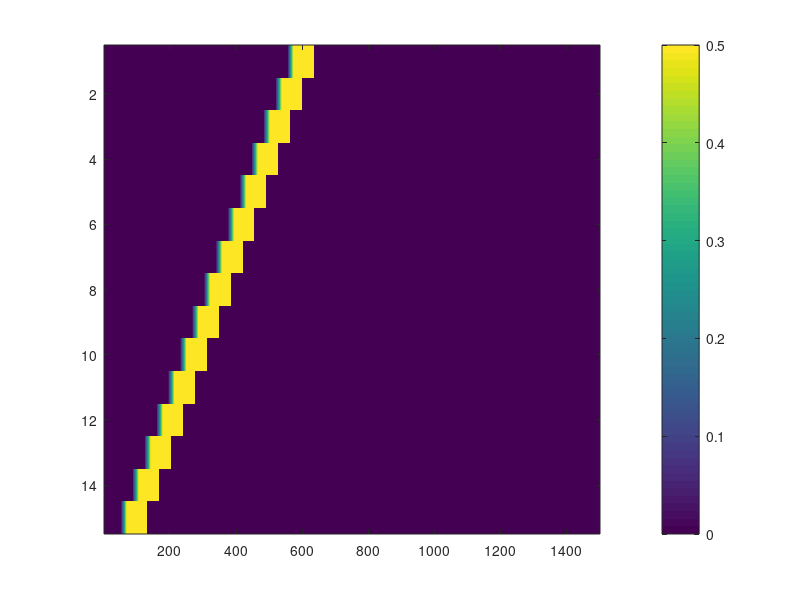

Recreate this plot in MATLAB. (Note: this script raises an error after producing the figure.)
%% Sample Standalone CA3 Pattern Learning Code
% Simulates a learning and test phase for ripple activity in CA3 region
% under varying input waveform conditions
% LKW 4/24/21

%clearvars
%close all

%1 = FR IMA; 2 = DR IMA; 3 = FR IP; 4 = DR IP; 6 = BR IMA; 7 = BR IP
rampTypeFlag        = 1; disp(['Ramp Type ', num2str(rampTypeFlag)]);

cueN                = 1;            %Node index for cue
N                   = 15;           %# Nodes
Ww                  = 0.031;        %Baseline Pyr-Pyr weight strength
Hh                  = 0.05;         %Baseline Weight strength IN-Pyr
Wh                  = 0.05;         %Baseline Weight strength Pyr-IN
HAuto               = 0.003;        %Baseline Weight IN-IN
% tha                 = linspace(2,6,N);
tha                 = 4*ones(1,N);  %Activation Threshold Pyr
% thh                 = linspace(8,4);
thh                 = 4*ones(1,N);  %Activation Threshold IN
eta1                = 0.01;         %Pyr Decay constant
eta2                = 0.01;         %IN Decay constant
T                   = 1500;         %Time steps, must be even
Iexcit1             = 0.5;          %Learn phase afferent input
Iexcit2             = 1;            %Test phase afferent input
achLearn            = 0.10;         %Ach state during learn phase; 0 = high Ach; 1 = low Ach
achTest             = 1;            %Ach state during test phase
e1                  = 0.01;         %Learning Decay Pre synaptic
e2                  = 0.01;         %Learning Decay Post synaptic
e3                  = 0.001;        %Learning rate constant
onsetDelay          = 50;           %Wait time for each new pattern element to arise
learnDur            = 80;           %Duration (ms) of learn pulses
learnOL             = 44;           %Overlap (ms) of learn pattern elements
testDur             = 20;           %Duration (ms) of test cue pulse
rampPerc            = 0.25;         %Percentage of ramp
rampLen1            = round(learnDur*rampPerc);  %Duration ramp length learn phase
rampLen2            = round(testDur*rampPerc);                  %Duration ramp length test phase
AIn1                = zeros(N,T);   %Learn phase afferent input
AIn2                = zeros(N,T);   %Test phase
AIn2(cueN,onsetDelay:onsetDelay+testDur) = Iexcit2;  %Sq Pulse cue test phase
squarea             = Iexcit1*learnDur;     %Area under the square pulse

%Build Stimulation Protocols Based on RampTypeFlag
for i = 1:N
    tmpStart                                    = onsetDelay+1+(i-1)*(learnDur)-(i-1)*(learnOL);
    tmpEnd                                      = tmpStart+learnDur;
    if rampTypeFlag == 1                        %FRC
        AIn1(i,tmpStart:tmpEnd)                 = Iexcit1;
        AIn1(i,tmpStart:tmpStart+rampLen1-1)    = linspace(0,Iexcit1,rampLen1);
    elseif rampTypeFlag == 2                    %DRC
        AIn1(i,tmpStart:tmpEnd)                 = Iexcit1;
        AIn1(i,tmpStart:tmpStart+rampLen1-1)    = linspace(0,Iexcit1,rampLen1);
        AIn1(i,tmpEnd-rampLen1+1:tmpEnd)        = linspace(Iexcit1,0,rampLen1);
    elseif rampTypeFlag == 6
        AIn1(i,tmpStart:tmpEnd)                 = Iexcit1;
        AIn1(i,tmpEnd-rampLen1+1:tmpEnd)        = linspace(Iexcit1,0,rampLen1);
    end
    if rampTypeFlag == 3                        %FRP
        maxI                                    = squarea/(rampLen1/2 + learnDur - rampLen1);  %Calculate Single Ramp Current Max for constant AUC
        AIn1(i,tmpStart:tmpEnd)                 = maxI;
        AIn1(i,tmpStart:tmpStart+rampLen1-1)    = linspace(0,maxI,rampLen1);   %Front Ramp
    elseif rampTypeFlag == 4                    %DRP
        maxI                                    = squarea/(learnDur - rampLen1); %Calculate Double Ramp Current Max for constant AUC
        AIn1(i,tmpStart:tmpEnd)                 = maxI;
        AIn1(i,tmpStart:tmpStart+rampLen1-1)    = linspace(0,maxI,rampLen1);   %Front Ramp
        AIn1(i,tmpEnd-rampLen1+1:tmpEnd)        = linspace(maxI,0,rampLen1);   %Rear ramp
    elseif rampTypeFlag == 7                    %BRP
        maxI                                    = squarea/(rampLen1/2 + learnDur - rampLen1);
        AIn1(i,tmpStart:tmpEnd)                 = maxI;
        AIn1(i,tmpEnd-rampLen1+1:tmpEnd)        = linspace(maxI,0,rampLen1);   %Rear ramp
    end
end

W  = zeros(N,N,T);    %Init wt mat
% W = rand(N,N).*Ww;          %All rand wt mat
AH = zeros(N,N);    %Wt mat of a to h (feedforward activation of IN)
H  = zeros(N,N);    %Weight of h to a (feedback inhibition)

% % Pre-learn wt figure for manuscript
% figure; aac = gca; %set(gcf, 'Units', 'Normalized', 'OuterPosition', [0.2, 0.2, 0.3, 0.5]); hold on;
% imagesc(flipud(W(:,:,1))); axis square; wcb = colorbar; wcb.Label.String = "Weight Strength";
% xlabel("Post-Synaptic CA3"); ylabel("Pre-Synaptic CA3")
% aac.YTick = 1:7:15; yticklabels(linspace(15,1,3));
% aac.XTick = 1:7:15; xticklabels(linspace(1,15,3));
% title("Learn Phase Start Network State")
% set(gca,'fontname','times','FontSize',24)

for i = 1:N         %Build weight mats
    H(i,i)  = Hh;   %Direct feedback IN to Pyr
    AH(i,i) = Wh;   %Direct excitation pyr to IN
end

%Initialize activity vectors for learn/test phases
aLearn = zeros(N,T);
hLearn = zeros(N,T);
aTest  = zeros(N,T);
hTest  = zeros(N,T);

%% Run learn block

for t=1:T
    %Neuron Activity
    for j = 1:N
        if (aLearn(j,t)   - tha(j)) > 0; aaLearn(j)   = aLearn(j,t)   - tha(j); else aaLearn(j)   = 0; end %Threshold activity over 'tha' to 0
        if (hLearn(j,t)   - thh(j)) > 0; hhLearn(j)   = hLearn(j,t)   - thh(j); else hhLearn(j)   = 0; end %Threshold activity over 'thh' to 0
    end
    
    daLearn = AIn1(:,t) + achLearn.*(aaLearn*W(:,:,t))' - (hhLearn*H)' - eta1.*aLearn(:,t); %change in a = Input A(t) + Weight*thesholded activity (a) - Weight*thesholded activity (h) - decay*activity (a)
    dhLearn = (aaLearn*AH)' - HAuto.*hhLearn' - eta2.*hLearn(:,t);          %change in h = Weight*thresholded activity (a) - decay*activity (h)

    aLearn(:,t+1) = aLearn(:,t)+daLearn; %Update next time point of a
    hLearn(:,t+1) = hLearn(:,t)+dhLearn; %Update next h time point
    
    %Weight Update
    dW = e3.*(1-achLearn).*(Ww-W(:,:,t)).*(aaLearn).*(aaLearn');           %Use shunt to impose arbitrary ceiling of Ww

    W(:,:,t+1) = W(:,:,t)+dW;   %Update next Weight time point
end

%% Plot Learn

set(0,'DefaultLineLineWidth',2)
cPyr = autumn(N);
cIN  = jet(N);
cAIn = gray(N+2);

% Plot learn afferent input
figure; aaa = gca;
imagesc(flipud(AIn1));
% title('Afferent Input Pattern');
acb = colorbar; 
aaa.YTick = 1:7:15; yticklabels(linspace(15,1,3));
set(gca,'fontname','times','FontSize',24)

% % Plot learn activity
% figure; set(gcf, 'Units', 'Normalized', 'OuterPosition', [0.1, 0.1, 0.5, 0.4]); hold on;
% for i = 1:N
%     plot(aLearn(i,:), 'Color', cPyr(i,:));
%     plot(AIn1(i,:)*5, 'Color', cAIn(i,:));
% end
% xlabel('Time (ms)'); ylabel('Activation'); 
% if rampTypeFlag == 1 && rampPerc == 0
%     legend('Square','Input A Learn','location','southeast')
% elseif rampTypeFlag == 1
%     legend('FR, IMA','location','southeast')
% elseif rampTypeFlag == 2
%     legend('DR, IMA','location','southeast')
% elseif rampTypeFlag == 3
%     legend('FR, IP','location','southeast')
% elseif rampTypeFlag == 4
%     legend('DR, IP','location','southeast')
% elseif rampTypeFlag == 6
%     legend('BR, IMA','location','southeast')
% elseif rampTypeFlag == 7
%     legend('BR, IP','location','southeast')
% end
% % title('Learn Phase')
% set(gca,'fontname','times','FontSize',24);

% Plot Post Learn Weights
figure; aaw = gca; %set(gcf, 'Units', 'Normalized', 'OuterPosition', [0.2, 0.2, 0.3, 0.5]); hold on;
imagesc(flipud(W(:,:,end))); axis square; wcb = colorbar; 
%     xlabel("Post-Synaptic CA3"); ylabel("Pre-Synaptic CA3")
%     wcb.Label.String = "Weight Strength";
aaw.YTick = 1:7:15; yticklabels(linspace(15,1,3));
aaw.XTick = 1:7:15; xticklabels(linspace(1,15,3));
% title("Learn Phase Final Network State")
set(gca,'fontname','times','FontSize',24)

W(:,:,1) = W(:,:,end);       %Set starting time point to learn mat for test phase

%% Run test block

for t=1:T
    %Neuron Activity
    for j = 1:N
        if (aTest(j,t)   - tha(j)) > 0; aaTest(j)   = aTest(j,t)   - tha(j); else aaTest(j)   = 0; end %Threshold activity over 'tha' to 0
        if (hTest(j,t)   - thh(j)) > 0; hhTest(j)   = hTest(j,t)   - thh(j); else hhTest(j)   = 0; end %Threshold activity over 'thh' to 0
    end
    daTest = AIn2(:,t) + achTest.*(aaTest*W(:,:,t))' - (hhTest* H)' - eta1.*aTest(:,t); %change in a = Input A(t) + Weight*thesholded activity (a) - Weight*thesholded activity (h) - decay*activity (a)
    dhTest = (aaTest*AH)' - HAuto.*hhTest' - eta2.*hTest(:,t);          %change in h = Weight*thresholded activity (a) - decay*activity (h)

    aTest(:,t+1) = aTest(:,t)+daTest; %Update next time point of a
    hTest(:,t+1) = hTest(:,t)+dhTest; %Update next h time point
    
    %Weight Update (suppressed by Ach state)
    dW = e3.*(1-achTest).*(Ww-W(:,:,t)).*(aaTest).*(aaTest');           %Use shunt to impose arbitrary ceiling of Ww

    W(:,:,t+1) = W(:,:,t)+dW;   %Update next Weight time point
end

%% Calculate Peaks and Locs of threshold crossing
pksT = zeros(N,1); locsT = zeros(N,1);
actThresh = 10*ones(N,1);
for  i = 1:N
    [pksTmp,locsTmp] = findpeaks(aTest(i,:));
    if ~isempty(locsTmp); pksT(i) = pksTmp(1); locsT(i) = locsTmp(1); end
end
ttt = [];
for j = 1:numel(pksT)     %For each peak in the sim
    indtmp = find(aTest(j,:)>actThresh(j),1);
    if ~isempty(indtmp)
        ttt = [ttt,indtmp];
    end
end
    
%% Plot Test options

% % Test Phase Afferent input figure for manuscript
% figure; aaa = gca;
% imagesc(flipud(AIn2));
% xlabel('Time (ms)'); ylabel('Node #'); title('Afferent Input Pattern');
% aaa.YTick = 1:7:15; yticklabels(linspace(15,1,3));
% acb = colorbar; acb.Label.String = "Afferent Strength";
% set(gca,'fontname','times','FontSize',20)
% breakxaxis([250 1250],0.03);

aat = figure; set(gcf, 'Units', 'Normalized', 'OuterPosition', [0.1, 0.1, 0.5, 0.35]);
% subplot(2,1,1)
for i = 1:N
    plot(aTest(i,:),'Color',cPyr(i,:)); hold on;
    plot(AIn2(i,:)*5, 'Color', cAIn(i,:));
end
plot([0,T-1],[10,10],'k--','LineWidth',1)
scatter(ttt,ttt*0+10,'^','k','filled');
% xlabel('Time (ms)'); ylabel('Activation'); 
if rampTypeFlag == 1 && rampPerc == 0
    legend('Square Pyramidal','Test Cue','location','southeast')
elseif rampTypeFlag == 1
    legend('FR IMA Pyramidal','location','southeast')
elseif rampTypeFlag == 2
    legend('DR IMA Pyramidal','location','southeast')
elseif rampTypeFlag == 3
    legend('FR IP Pyramidal','location','southeast')
elseif rampTypeFlag == 4
    legend('DR IP Pyramidal','location','southeast')
elseif rampTypeFlag == 6
    legend('BR IMA Pyramidal','location','southeast')
elseif rampTypeFlag == 7
    legend('BR IP Pyramidal','location','southeast')
end
% title('Test Phase Pyrs')
ylim([-30,25])
set(gca,'fontname','times','FontSize',24);

%% Saves
% disp('saving vars and figs')
% saveDir = 'Your\Save\Dir\Here\';
% OLStr = ['OL',num2str(learnOL), 'ms'];
% if rampTypeFlag == 1 && rampLen1 == 0
%     sBase = ['Square_',OLStr];
%     saveas(aat,[saveDir,sBase,'_TestActivity'],'fig')
%     saveas(aat,[saveDir,sBase,'_TestActivity'],'png')
%     saveas(aat,[saveDir,sBase,'_TestActivity'],'svg')
%     saveas(aaa,[saveDir,sBase,'_Input'],'fig')
%     saveas(aaa,[saveDir,sBase,'_Input'],'png')
%     saveas(aaa,[saveDir,sBase,'_Input'],'svg')
%     saveas(aaw,[saveDir,sBase,'_FinalWeight'],'fig')
%     saveas(aaw,[saveDir,sBase,'_FinalWeight'],'png')
%     saveas(aaw,[saveDir,sBase,'_FinalWeight'],'svg')
% elseif rampTypeFlag == 1
%     sBase = ['FR_IMA_',OLStr];
%     saveas(aat,[saveDir,sBase,'_TestActivity'],'fig')
%     saveas(aat,[saveDir,sBase,'_TestActivity'],'png')
%     saveas(aat,[saveDir,sBase,'_TestActivity'],'svg')
%     saveas(aaa,[saveDir,sBase,'_Input'],'fig')
%     saveas(aaa,[saveDir,sBase,'_Input'],'png')
%     saveas(aaa,[saveDir,sBase,'_Input'],'svg')
%     saveas(aaw,[saveDir,sBase,'_FinalWeight'],'fig')
%     saveas(aaw,[saveDir,sBase,'_FinalWeight'],'png')
%     saveas(aaw,[saveDir,sBase,'_FinalWeight'],'svg')
% elseif rampTypeFlag == 2
%     sBase = ['DR_IMA_',OLStr];
%     saveas(aat,[saveDir,sBase,'_TestActivity'],'fig')
%     saveas(aat,[saveDir,sBase,'_TestActivity'],'png')
%     saveas(aat,[saveDir,sBase,'_TestActivity'],'svg')
%     saveas(aaa,[saveDir,sBase,'_Input'],'fig')
%     saveas(aaa,[saveDir,sBase,'_Input'],'png')
%     saveas(aaa,[saveDir,sBase,'_Input'],'svg')
%     saveas(aaw,[saveDir,sBase,'_FinalWeight'],'fig')
%     saveas(aaw,[saveDir,sBase,'_FinalWeight'],'png')
%     saveas(aaw,[saveDir,sBase,'_FinalWeight'],'svg')
% elseif rampTypeFlag == 6
%     sBase = ['BR_IMA_',OLStr];
%     saveas(aat,[saveDir,sBase,'_TestActivity'],'fig')
%     saveas(aat,[saveDir,sBase,'_TestActivity'],'png')
%     saveas(aat,[saveDir,sBase,'_TestActivity'],'svg')
%     saveas(aaa,[saveDir,sBase,'_Input'],'fig')
%     saveas(aaa,[saveDir,sBase,'_Input'],'png')
%     saveas(aaa,[saveDir,sBase,'_Input'],'svg')
%     saveas(aaw,[saveDir,sBase,'_FinalWeight'],'fig')
%     saveas(aaw,[saveDir,sBase,'_FinalWeight'],'png')
%     saveas(aaw,[saveDir,sBase,'_FinalWeight'],'svg')
% elseif rampTypeFlag == 3
%     sBase = ['FR_IP_',OLStr];
%     saveas(aat,[saveDir,sBase,'_TestActivity'],'fig')
%     saveas(aat,[saveDir,sBase,'_TestActivity'],'png')
%     saveas(aat,[saveDir,sBase,'_TestActivity'],'svg')
%     saveas(aaa,[saveDir,sBase,'_Input'],'fig')
%     saveas(aaa,[saveDir,sBase,'_Input'],'png')
%     saveas(aaa,[saveDir,sBase,'_Input'],'svg')
%     saveas(aaw,[saveDir,sBase,'_FinalWeight'],'fig')
%     saveas(aaw,[saveDir,sBase,'_FinalWeight'],'png')
%     saveas(aaw,[saveDir,sBase,'_FinalWeight'],'svg')
% elseif rampTypeFlag == 4
%     sBase = ['DR_IP_',OLStr];
%     saveas(aat,[saveDir,sBase,'_TestActivity'],'fig')
%     saveas(aat,[saveDir,sBase,'_TestActivity'],'png')
%     saveas(aat,[saveDir,sBase,'_TestActivity'],'svg')
%     saveas(aaa,[saveDir,sBase,'_Input'],'fig')
%     saveas(aaa,[saveDir,sBase,'_Input'],'png')
%     saveas(aaa,[saveDir,sBase,'_Input'],'svg')
%     saveas(aaw,[saveDir,sBase,'_FinalWeight'],'fig')
%     saveas(aaw,[saveDir,sBase,'_FinalWeight'],'png')
%     saveas(aaw,[saveDir,sBase,'_FinalWeight'],'svg')
% elseif rampTypeFlag == 7
%     sBase = ['BR_IP_',OLStr];
%     saveas(aat,[saveDir,sBase,'_TestActivity'],'fig')
%     saveas(aat,[saveDir,sBase,'_TestActivity'],'png')
%     saveas(aat,[saveDir,sBase,'_TestActivity'],'svg')
%     saveas(aaa,[saveDir,sBase,'_Input'],'fig')
%     saveas(aaa,[saveDir,sBase,'_Input'],'png')
%     saveas(aaa,[saveDir,sBase,'_Input'],'svg')
%     saveas(aaw,[saveDir,sBase,'_FinalWeight'],'fig')
%     saveas(aaw,[saveDir,sBase,'_FinalWeight'],'png')
%     saveas(aaw,[saveDir,sBase,'_FinalWeight'],'svg')
% end
